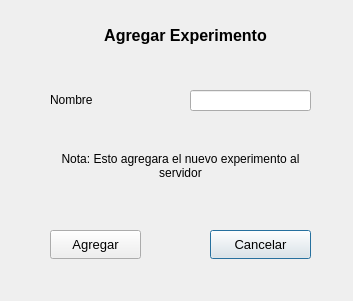
<?xml version="1.0" encoding="UTF-8"?>
<ui version="4.0">
 <class>AgregarExperimento</class>
 <widget class="QDialog" name="AgregarExperimento">
  <property name="geometry">
   <rect>
    <x>0</x>
    <y>0</y>
    <width>353</width>
    <height>301</height>
   </rect>
  </property>
  <property name="windowTitle">
   <string>Dialog</string>
  </property>
  <widget class="QPushButton" name="cancelar">
   <property name="geometry">
    <rect>
     <x>210</x>
     <y>230</y>
     <width>101</width>
     <height>29</height>
    </rect>
   </property>
   <property name="font">
    <font>
     <pointsize>10</pointsize>
    </font>
   </property>
   <property name="text">
    <string>Cancelar</string>
   </property>
  </widget>
  <widget class="QPushButton" name="agregar">
   <property name="geometry">
    <rect>
     <x>50</x>
     <y>230</y>
     <width>91</width>
     <height>29</height>
    </rect>
   </property>
   <property name="font">
    <font>
     <pointsize>10</pointsize>
    </font>
   </property>
   <property name="text">
    <string>Agregar</string>
   </property>
  </widget>
  <widget class="QLabel" name="label_2">
   <property name="geometry">
    <rect>
     <x>50</x>
     <y>90</y>
     <width>151</width>
     <height>20</height>
    </rect>
   </property>
   <property name="text">
    <string>Nombre</string>
   </property>
  </widget>
  <widget class="QLabel" name="label_91">
   <property name="geometry">
    <rect>
     <x>30</x>
     <y>20</y>
     <width>311</width>
     <height>31</height>
    </rect>
   </property>
   <property name="font">
    <font>
     <pointsize>12</pointsize>
     <bold>true</bold>
    </font>
   </property>
   <property name="text">
    <string>Agregar Experimento</string>
   </property>
   <property name="alignment">
    <set>Qt::AlignCenter</set>
   </property>
  </widget>
  <widget class="QLineEdit" name="nombre">
   <property name="geometry">
    <rect>
     <x>190</x>
     <y>90</y>
     <width>121</width>
     <height>21</height>
    </rect>
   </property>
   <property name="text">
    <string/>
   </property>
  </widget>
  <widget class="QLabel" name="label">
   <property name="geometry">
    <rect>
     <x>50</x>
     <y>140</y>
     <width>261</width>
     <height>51</height>
    </rect>
   </property>
   <property name="text">
    <string>Nota: Esto agregara el nuevo experimento al servidor</string>
   </property>
   <property name="alignment">
    <set>Qt::AlignCenter</set>
   </property>
   <property name="wordWrap">
    <bool>true</bool>
   </property>
  </widget>
 </widget>
 <resources/>
 <connections/>
</ui>
